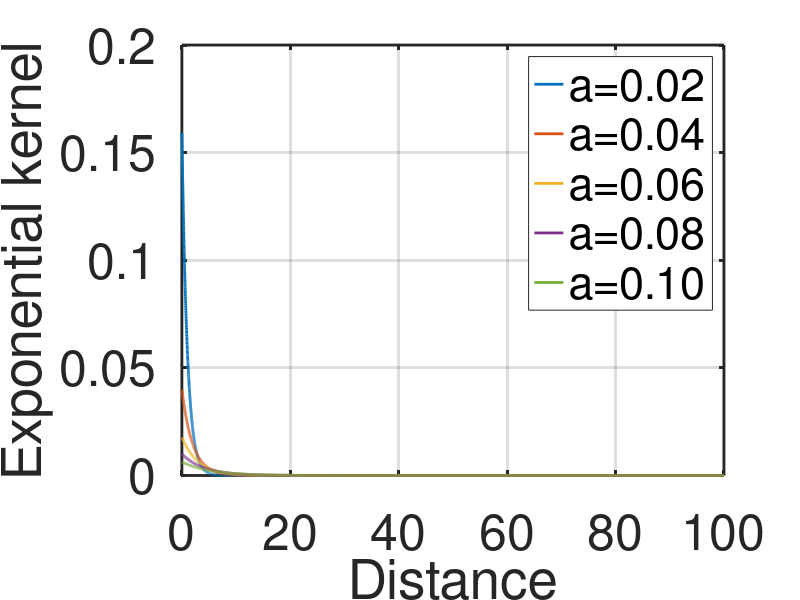

MATLAB code to generate this figure:
%% Plotting exponential kernels

d = [0:0.01:100];
a = 0.02;

figure

for i=1:5
    hold on
    a = 1*i;
    Kdist = exp(-d/a) * 1/(2*pi*a*a);
    plot(d,Kdist,'LineWidth',2)

end

%  ylim([0,50])
%  xlim([0,6])
legend(['a=0.02';'a=0.04';'a=0.06';'a=0.08';'a=0.10'])
xlabel('Distance')
ylabel('Exponential kernel')
ax = gca;  
set(gca,'FontSize',36)
set(gca,'linew',2)
grid on
box on